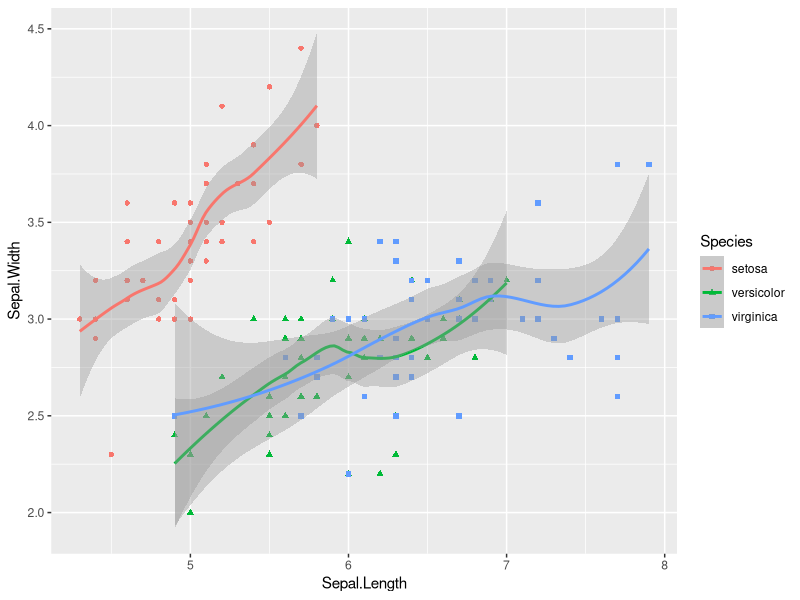
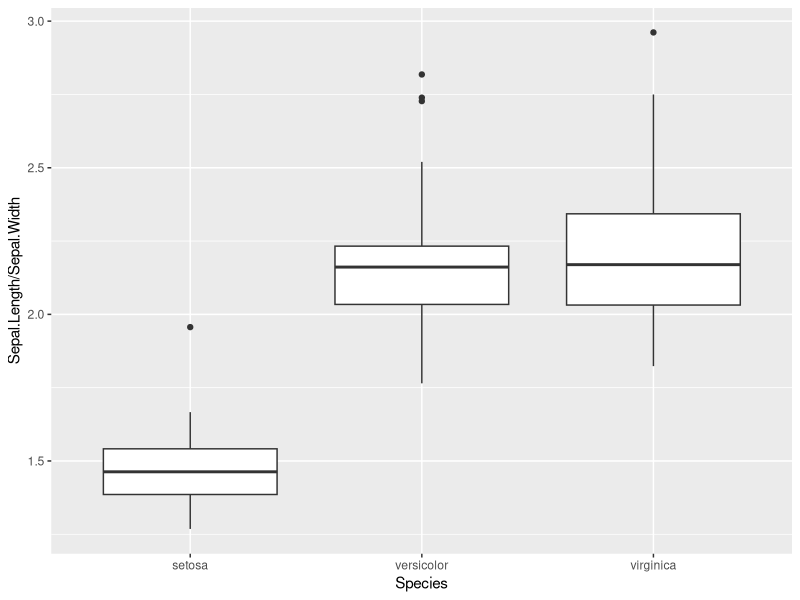
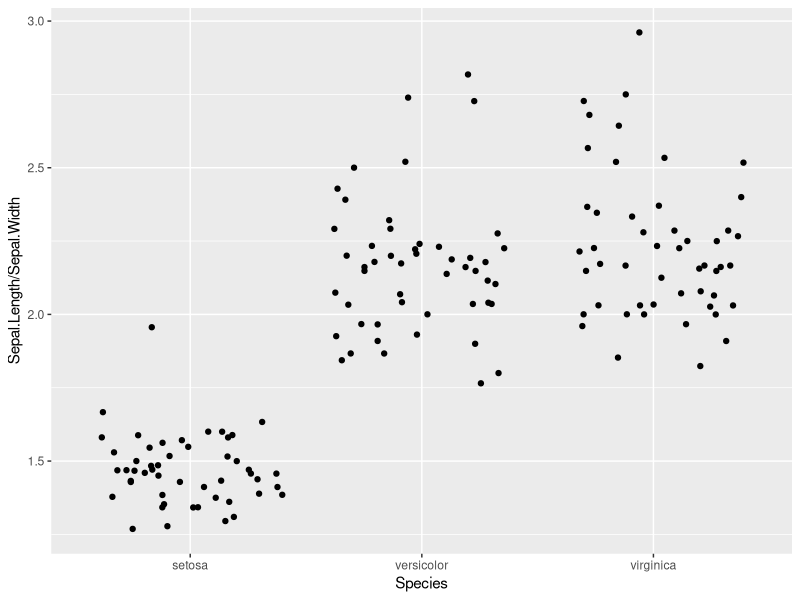
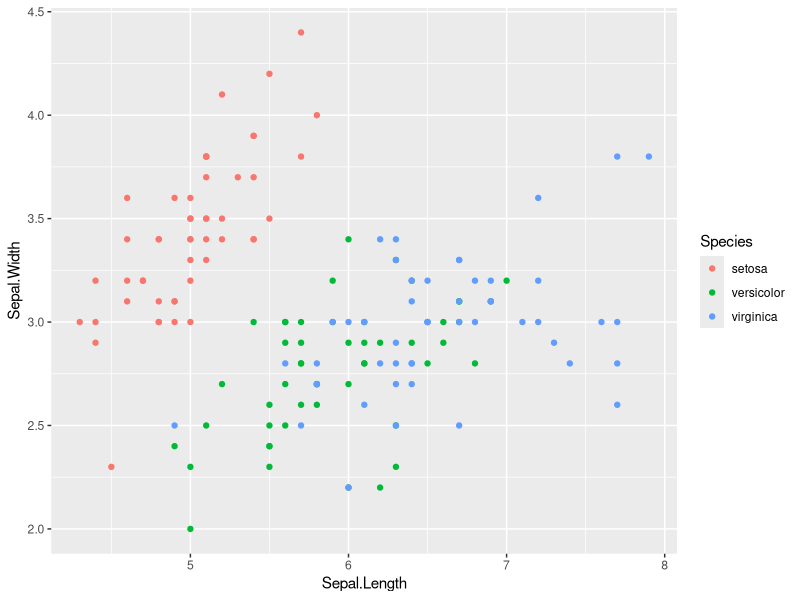

These charts were generated, in order, by the following R code:
## ---- chunk 1
knitr::opts_chunk$set(echo = TRUE)
## ---- chunk 2
library("ggplot2")
resourse=iris
## ---- chunk 3
qplot(Sepal.Length,Sepal.Width,data=resourse,
      color=Species,
      shape=Species,
      geom = c("point", "smooth"))
## ---- chunk 4
qplot(Species,Sepal.Length/Sepal.Width,data=resourse,
      geom = "boxplot")
## ---- chunk 5
qplot(Species,Sepal.Length/Sepal.Width,data=resourse,
      geom = "jitter")
## ---- chunk 6
my.plot <- ggplot(resourse, aes(Sepal.Length,Sepal.Width, colour = Species))
## ---- chunk 7
my.plot <- my.plot + layer(
  geom = "point",
  stat = "identity",
  position = "identity",
  params = list(na.rm = FALSE)
)
print(my.plot)
